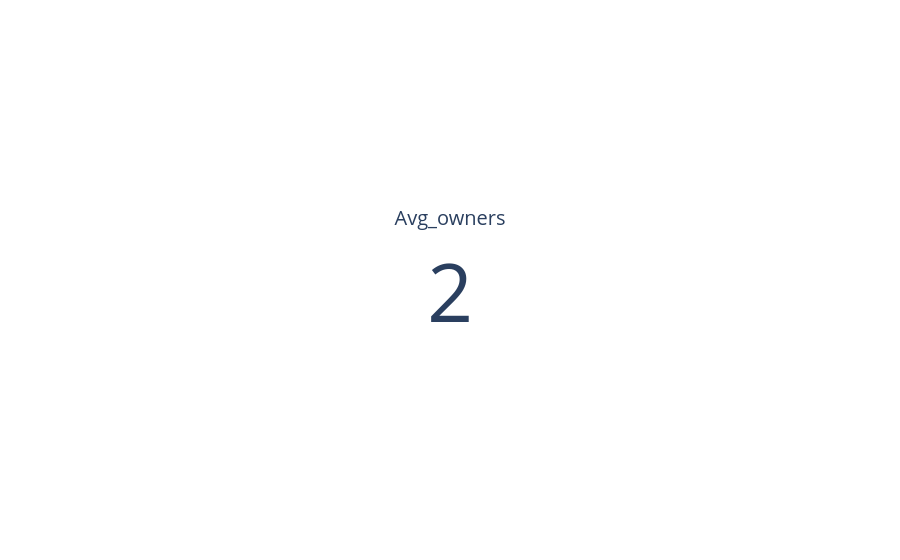

This figure's notebook cell:
### Code cell
kpi_3 = go.Figure(go.Indicator(
    mode = "number",
    value = Avg_owners,
    title = {"text": "Avg_owners"}
))
kpi_3.show()

### Figure 1 — Plotly figure (JSON) as saved in the notebook; plotly's stock layout.template omitted (floating-point values rounded to 4 significant figures)
{"data": [{"mode": "number", "title": {"text": "Avg_owners"}, "type": "indicator", "value": 2}], "layout": {}}
